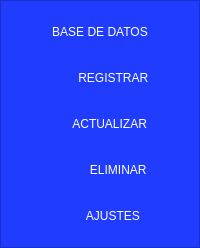
           <widget class="QFrame" name="control_f">
            <property name="minimumSize">
             <size>
              <width>200</width>
              <height>0</height>
             </size>
            </property>
            <property name="maximumSize">
             <size>
              <width>0</width>
              <height>16777215</height>
             </size>
            </property>
            <property name="styleSheet">
             <string notr="true">QPushButton{
background-color:(61,61,61);
border-top-left-radius:20px;
border-bottom-left-radius:20px;
color:rgb(255,255,255);
font:77 10pt &quot;Arial Black&quot;;
}
QPushButton:hover{
background-color:white;
border-top-left-radius:20px;
border-bottom-left-radius:20px;
color:rgb(0,0,0);
font:77 10pt &quot;Arial Black&quot;;
}
QFrame{
background-color: rgb(32, 61, 255);

}</string>
            </property>
            <property name="frameShape">
             <enum>QFrame::StyledPanel</enum>
            </property>
            <property name="frameShadow">
             <enum>QFrame::Raised</enum>
            </property>
            <layout class="QVBoxLayout" name="verticalLayout_3">
             <item>
              <widget class="QPushButton" name="base_bt">
               <property name="minimumSize">
                <size>
                 <width>0</width>
                 <height>40</height>
                </size>
               </property>
               <property name="text">
                <string>BASE DE DATOS</string>
               </property>
               <property name="icon">
                <iconset>
                 <normaloff>Imagenes/book-10_icon-icons.com_49269.png</normaloff>Imagenes/book-10_icon-icons.com_49269.png</iconset>
               </property>
               <property name="iconSize">
                <size>
                 <width>35</width>
                 <height>35</height>
                </size>
               </property>
              </widget>
             </item>
             <item>
              <widget class="QPushButton" name="regist_bt">
               <property name="minimumSize">
                <size>
                 <width>0</width>
                 <height>40</height>
                </size>
               </property>
               <property name="text">
                <string>        REGISTRAR</string>
               </property>
               <property name="icon">
                <iconset>
                 <normaloff>Imagenes/ic_system_update_tv_128_28839.png</normaloff>Imagenes/ic_system_update_tv_128_28839.png</iconset>
               </property>
               <property name="iconSize">
                <size>
                 <width>35</width>
                 <height>35</height>
                </size>
               </property>
              </widget>
             </item>
             <item>
              <widget class="QPushButton" name="updt_bt">
               <property name="minimumSize">
                <size>
                 <width>0</width>
                 <height>40</height>
                </size>
               </property>
               <property name="text">
                <string>      ACTUALIZAR</string>
               </property>
               <property name="icon">
                <iconset>
                 <normaloff>Imagenes/1486564394-edit_81508.png</normaloff>Imagenes/1486564394-edit_81508.png</iconset>
               </property>
               <property name="iconSize">
                <size>
                 <width>35</width>
                 <height>35</height>
                </size>
               </property>
              </widget>
             </item>
             <item>
              <widget class="QPushButton" name="delete_bt">
               <property name="minimumSize">
                <size>
                 <width>0</width>
                 <height>40</height>
                </size>
               </property>
               <property name="text">
                <string>           ELIMINAR</string>
               </property>
               <property name="icon">
                <iconset>
                 <normaloff>Imagenes/trash_delete_remove_recycle_bin_icon_176367.png</normaloff>Imagenes/trash_delete_remove_recycle_bin_icon_176367.png</iconset>
               </property>
               <property name="iconSize">
                <size>
                 <width>35</width>
                 <height>35</height>
                </size>
               </property>
              </widget>
             </item>
             <item>
              <widget class="QPushButton" name="settings_bt">
               <property name="minimumSize">
                <size>
                 <width>0</width>
                 <height>40</height>
                </size>
               </property>
               <property name="text">
                <string>        AJUSTES</string>
               </property>
               <property name="icon">
                <iconset>
                 <normaloff>Imagenes/1486564402-settings_81520.png</normaloff>Imagenes/1486564402-settings_81520.png</iconset>
               </property>
               <property name="iconSize">
                <size>
                 <width>35</width>
                 <height>35</height>
                </size>
               </property>
              </widget>
             </item>
            </layout>
           </widget>
